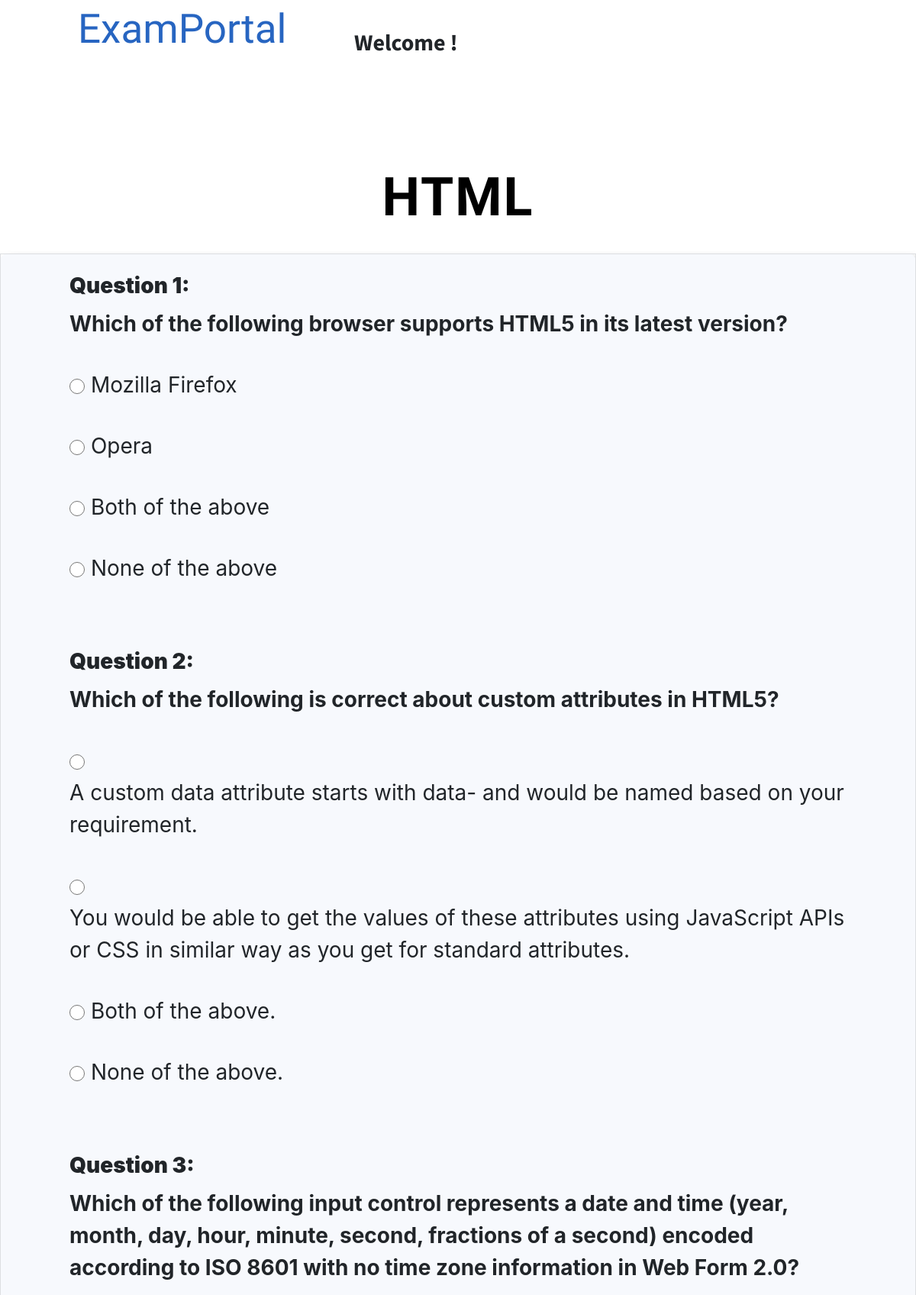
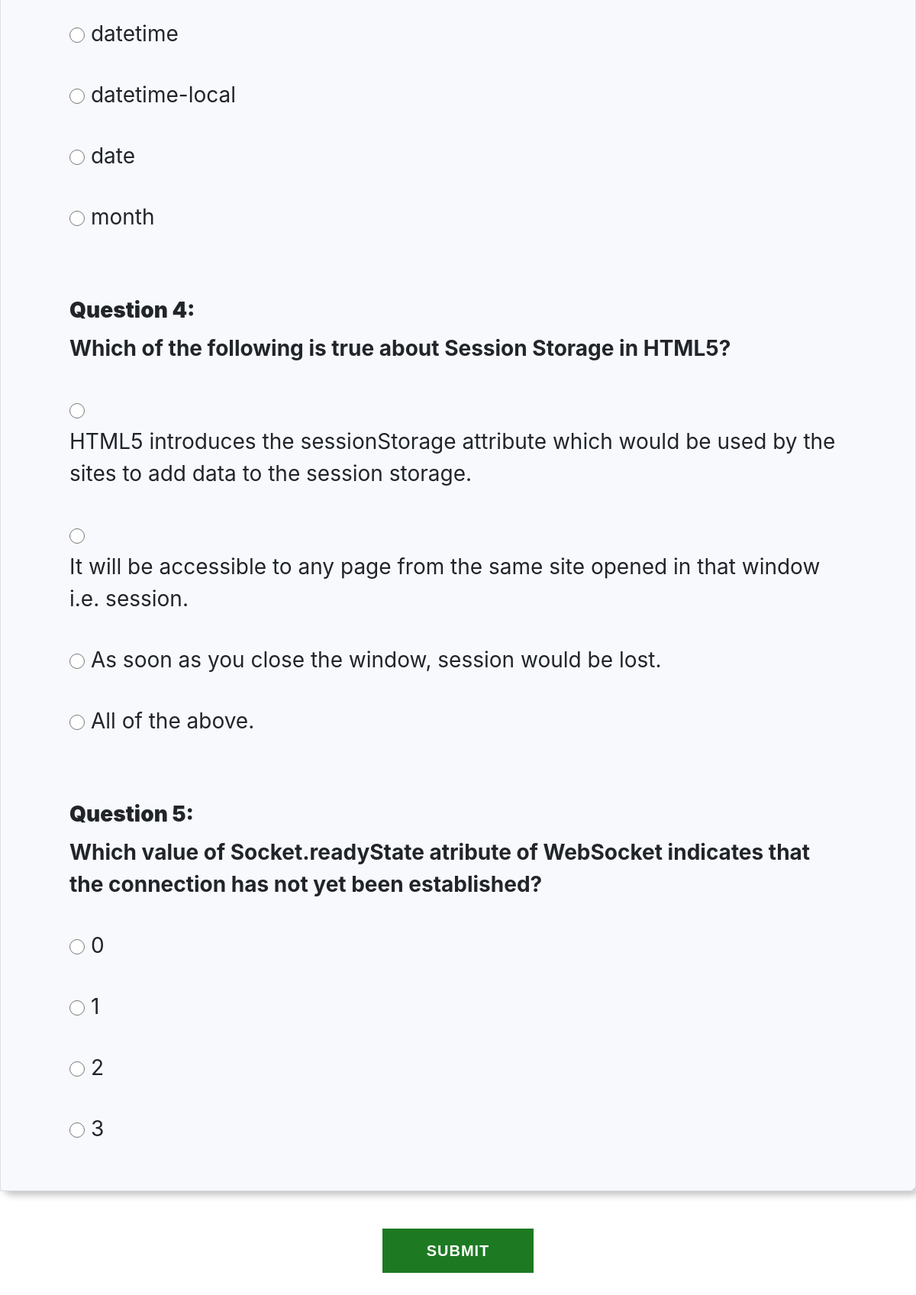
/exam.php?t_id=84, run on the app's committed database (2 pictures, top to bottom).
### tables this page shows
CREATE TABLE IF NOT EXISTS `test` (
  `t_id` int(100) NOT NULL AUTO_INCREMENT,
  `t_name` varchar(100) NOT NULL,
  `date` date NOT NULL,
  `time` int(255) NOT NULL,
  `total_marks` int(100) NOT NULL,
  `total_ques` int(100) NOT NULL,
  PRIMARY KEY (`t_id`)
);

CREATE TABLE IF NOT EXISTS `question` (
  `t_id` int(100) DEFAULT NULL,
  `q_id` int(100) NOT NULL AUTO_INCREMENT,
  `question` varchar(255) DEFAULT NULL,
  `a` varchar(255) DEFAULT NULL,
  `b` varchar(255) DEFAULT NULL,
  `c` varchar(255) DEFAULT NULL,
  `d` varchar(255) DEFAULT NULL,
  `answer` varchar(255) NOT NULL,
  `marks` int(100) DEFAULT NULL,
  PRIMARY KEY (`q_id`),
  KEY `q_id` (`t_id`)
);

### exam.php (the view, shortened to what this page needs)
<!DOCTYPE html>
<html>
<head>
    <link href="style.css" rel="stylesheet">
    <link href="exam-style.css" rel="stylesheet">
    <link rel="stylesheet" href="https://stackpath.bootstrapcdn.com/bootstrap/4.1.3/css/bootstrap.min.css">
    <link href="https://unpkg.com/aos@2.3.1/dist/aos.css" rel="stylesheet">
</head>
<body>
    <?php
        $conn = mysqli_connect("localhost", "root", "", "exam") or die(mysqli_error($conn));
        $sId = $_SESSION['sId'];
        $t_id = $_GET['t_id'];
        $sql = "SELECT s_fname, s_lname FROM student WHERE s_id='$sId'";
        $selectResult = mysqli_query($conn,$sql);
        $studentDetails = mysqli_fetch_assoc($selectResult);
        $sName = $studentDetails["s_fname"];
        $slName = $studentDetails["s_lname"];
        $query = "SELECT t_name, time FROM test WHERE t_id='$t_id'";
        $Result = mysqli_query($conn,$query);
        $testName = mysqli_fetch_assoc($Result);
        $tName = $testName["t_name"];
    ?>
    <div class="ExamPortal">ExamPortal</div>
    <div class="Frame1">
            <a id="name" class="name" ><?php echo "Welcome {$sName} {$slName} !"; ?></a>
    </div>
    <br><br><br><br><br><br><br><br><br>
    <center>
        <h3 id="test" style="font-size: 70px; font-family: 'Secular One', sans-serif;"><?php echo "{$tName}"; ?></h3>
        <br>
        <form method = "POST">
            <table>
                <tbody>
                    <?php
                        $db = mysqli_connect("localhost", "root", "", "exam") or die(mysqli_error($conn));
                        $records = mysqli_query($db,"SELECT t.*, q.* FROM test t, question q WHERE q.t_id = '$t_id 'AND t.t_id= q.t_id;");
                        $i=1;
                        if(mysqli_num_rows($records)>0)
                        {
                            while($data = mysqli_fetch_array($records))
                            {
                                echo'
                                    <tr>
                                        <th>
                                            <label><b>Question '.$i.':</b></label>
                                            <label id="question">'.$data['question'].'</label>
                                        </th>
                                    </tr>
                                    <tr>
                                        <td>
                                            <input type="radio" id='.$data['answer'].' name='.$data['q_id'].' value="a">
                                            <label id="a'.$i.'">'.$data['a'].'</label>
                                        </td>
                                    </tr>
                                    <tr>
                                        <td>
                                            <input type="radio" id='.$data['answer'].' name='.$data['q_id'].' value="b">
                                            <label id="b'.$i.'">'.$data['b'].'</label>
                                        </td>
                                    </tr>
                                    <tr>
                                        <td>
                                            <input type="radio" id='.$data['answer'].' name='.$data['q_id'].' value="c">
                                            <label id="c'.$i.'">'.$data['c'].'</label>
                                        </td>
                                    </tr>
                                    <tr>
                                        <td>
                                            <input type="radio" id='.$data['answer'].' name='.$data['q_id'].' value="d">
                                            <label id="d'.$i.'">'.$data['d'].'</label>
                                            <br><br>
                                        </td>
                                    </tr>
                                ';
                                $i = $i+1;
                            }
                        }
                    ?>
                </tbody>
            </table>
            <br><br>
            <button name="submit" id="submit" type="submit" onclick="displayanswer()">SUBMIT</button>
        </form>
        <br><br><br><br><br><br><br>
    </center>
</body>
</html>

### style.css (style rules this page uses)
body { position: relative; background: #FFFFFF; }
.ExamPortal { position: absolute; width: 274px; height: 45px; left: 102px; top: 10px; font-family: 'Sansita Swashed', cursive; font-size: 53px; line-height: 56px; color: #2765C1; }
.Frame1 { display: flex; flex-direction: row; justify-content: space-between; align-items: flex-start; position: absolute; left: 414px; top: 42px; }
.Frame1 .name { font-family: 'Source Sans Pro', sans-serif; font-style: normal; font-weight: bold; font-size: 22px; line-height: 38px; color: black; text-decoration: none; flex: none; margin-top: -6px; margin-left: 10px; margin-right: 10px; transition: 0.4s all; }
#test { font-family: 'Cabin', sans-serif; font-family: 'Source Sans Pro', sans-serif; font-style: normal; font-weight: 900; font-size: 45px; color: black; text-decoration: none; flex: none; text-transform: uppercase; letter-spacing: 2px; }

### exam-style.css (style rules this page uses)
#name { font-size: 30px; padding-left: 40px; }
table { border-radius: 10px; background: #F7F9FD; box-shadow: 5px 5px 10px rgb(194, 194, 194); border: 1px solid #dddfe2 ; font-size: 28px; padding: 50px; }
td,th { padding: 20px 90px 10px 90px; }
input { width: 20px; height: 20px; border: 2px solid black; transition: 0.2s all linear; top: 4px; vertical-align: middle }
#submit { background-color: #1d7a22; width: 200px; height: 60px; border: 1px solid white; font-family: 'Spartan', sans-serif; font-weight: bold; font-size: 20px; line-height: 26px; color: #FFFFFF; text-decoration: none; cursor: pointer; letter-spacing: 1px; }

### data on the page
test: t_name "HTML"
question: question "Which of the following browser supports HTML5 in its latest version?", a "Mozilla Firefox", b "Opera", c "Both of the above", d "None of the above"
question: question "Which of the following is correct about custom attributes in HTML5?", a "A custom data attribute starts with data- and would be named based on your requirement.", b "You would be able to get the values of these attributes using JavaScript APIs or CSS in similar way as you get for standard attributes.", c "Both of the above.", d "None of the above."
question: question "Which of the following input control represents a date and time (year, month, day, hour, minute, second, fractions of a second) encoded according to ISO 8601 with no time zone information in Web Form 2.0?", a "datetime", b "datetime-local", c "date", d "month"
question: question "Which of the following is true about Session Storage in HTML5?", a "HTML5 introduces the sessionStorage attribute which would be used by the sites to add data to the session storage.", b "It will be accessible to any page from the same site opened in that window i.e. session.", c "As soon as you close the window, session would be lost.", d "All of the above."
question: question "Which value of Socket.readyState atribute of WebSocket indicates that the connection has not yet been established?", a "0", b "1", c "2", d "3"
